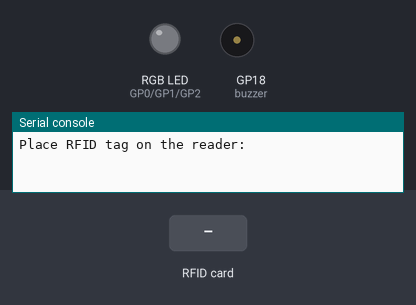
Bench run of a program on a simulated Raspberry Pi Pico running MicroPython. On the bench: an RGB LED mixed from three pins (HIGH = lit), buzzer (waves = sounding), the last lines printed to the serial console. The inputs (shaded band) are chosen by the test bench. The interpreter's speed is modelled, so counts of loop turns are approximate; library files of the repository ran but are not shown: mfrc522.py; pins used as bus, display or sensor lines are not drawn.

Above: at 1.2 s.
1.3 s: RFID card 5E 7A 19 C4 held to the reader
At 2.1 s:
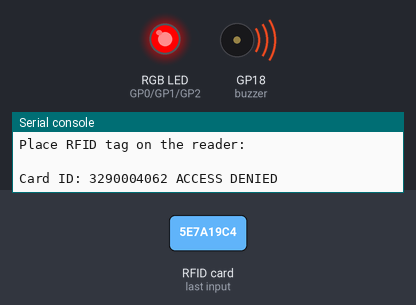
At 2.9 s:
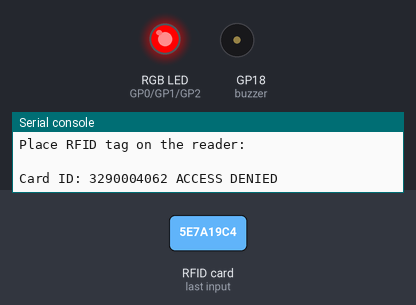
Timing chart, 0 to 4.4 s (numbered marks = the images above; inputs shaded):
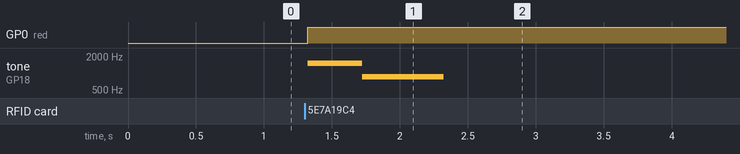

The program:

RGB_Control.py
```python
from machine import Pin
from mfrc522 import MFRC522
from pitches import *
import utime

reader = MFRC522(spi_id=0,sck=6,miso=4,mosi=7,cs=5,rst=22)

# Pin location for the in-built buzzer is 18 on the 'Maker Pi Pico' board
buzzer = machine.PWM(Pin(18))
# Using pulse width modulation to vary the frequency of sound
correct_sound = [2637, 2637, 2637, 2637, 0, 0]
wrong_sound = [1500, 1500, 850, 850, 850, 0, 0]

# Setting the location of the RGB pins
red = Pin(0, Pin.OUT)
green = Pin(1, Pin.OUT)
blue = Pin(2, Pin.OUT)

print("Place RFID tag on the reader:")
print("")

def sound(frequencies):
    for i in frequencies:
                if i == 0:
                    buzzer.duty_u16(0)            # 0% duty cycle
                else:
                    buzzer.freq(i)                # Setting the frequency
                    buzzer.duty_u16(19660)        # 30% duty cycle
                utime.sleep(0.20)

while True:
    reader.init()
    (stat, tag_type) = reader.request(reader.REQIDL)
    if stat == reader.OK:
        (stat, uid) = reader.SelectTagSN()
        card = int.from_bytes(bytes(uid),"little",False)
        # Change UID value depending on your UID
        if card == 2726286576:
            print("Card ID: " + str(card) + " ACCESS GRANTED")
            # Green light on
            red.value(0)
            green.value(1)
            blue.value(0)
            sound(correct_sound)
        else:
            print("Card ID: " + str(card) + " ACCESS DENIED")
            # Red light on
            red.value(1)
            green.value(0)
            blue.value(0)
            sound(wrong_sound)
```

Measured:
- after the input at 1.3 s, GP0 (red): LOW → HIGH at once; tone on GP18 (buzzer): silent → 1500 Hz at once, → 850 Hz 0.40 s later, → silent 0.60 s later
